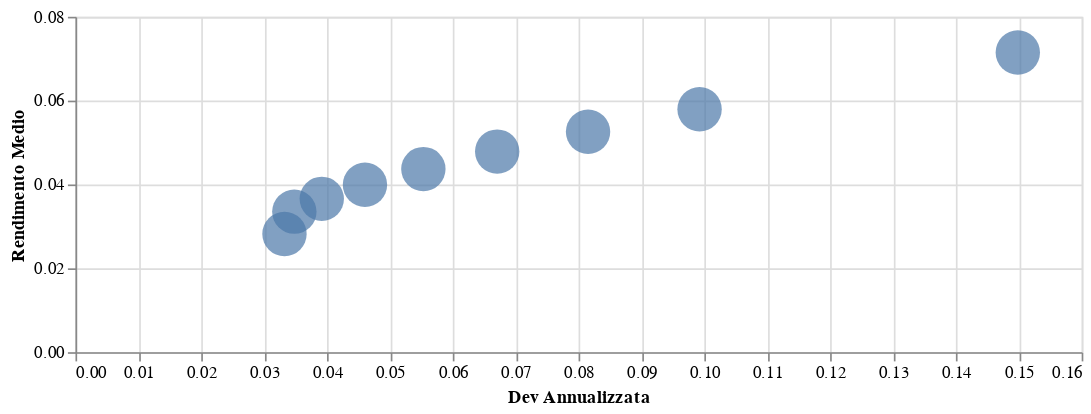

Here is the notebook cell this chart was saved with:
### Markdown cell above
#### Un grafico può essere associato ad una tabella, e il grafico reso interattivo

### Code cell
from zeep import Client
import pandas as pd
import pandas_datareader as pdr
import datetime 
import numpy as np
import altair as alt
alt.renderers.enable('html')

ISIN = ['LU0115769746', 'IT0000380045']

client = Client('http://ws.bbfinance.net/_bnb_ws/bnb_ws.wsdl') #4G58NHO2VNH3RJD9
LOGIN = client.service.Login("fabrizio.monge@gmail.com", "PMuxLBzkFvRib21")
TOK = LOGIN.LOGIN_RESPONSE.token
A = client.service.GetHistoryFromDate(TOK,"SP", "LU0115769746","2005-1-1","")
length = len(A.QUOTES2)

lista1=[]
lista2=[]

for i in range (length):
  data = A.QUOTES2[i].d
  # prezzo = A.QUOTES2[i].c
  lista1.append(data)
  # lista2.append(prezzo)

df = pd.DataFrame(index = lista1)
df.index = pd.to_datetime(df.index)
df = df.resample('M').last()

for isin in ISIN:

    A = client.service.GetHistoryFromDate(TOK,"SP", isin,"2005-1-1","")
    length = len(A.QUOTES2)

    lista1=[]
    lista2=[]

    for i in range (length):
      data = A.QUOTES2[i].d
      prezzo = A.QUOTES2[i].c
      lista1.append(data)
      lista2.append(prezzo)

    df_add = pd.DataFrame(lista2, index = lista1, columns=[isin])
    df_add.index = pd.to_datetime(df_add.index)
    df_add = df_add.resample('M').last()
    df = df.join(df_add)

data = df.dropna()
    
data=data.resample('M').last()



data=data.dropna()

data['portafoglio 80-20']=(data['IT0000380045']*0.2+data['LU0115769746']*0.8)
data['portafoglio 70 30']=(data['IT0000380045']*0.3+data['LU0115769746']*0.7)
data['portafoglio 60 40']=(data['IT0000380045']*0.4+data['LU0115769746']*0.6)
data['portafoglio 50 50']=(data['IT0000380045']*0.5+data['LU0115769746']*0.5)
data['portafoglio 40 60']=(data['IT0000380045']*0.6+data['LU0115769746']*0.4)
data['portafoglio 30 70']=(data['IT0000380045']*0.7+data['LU0115769746']*0.3)
data['portafoglio 20 80']=(data['IT0000380045']*0.8+data['LU0115769746']*0.2)
    
data_log = np.log(data/data.shift(1))

report = pd.DataFrame(np.exp(data_log.mean()*12)-1, columns=['Rendimento Medio'])

report2 =pd.DataFrame(data_log.std()*(12**(1/2)), columns=['Dev Annualizzata'])
report = report.join(report2)
display(report)

report = report.reset_index(drop=False)

fig1 = alt.Chart(report).mark_circle(size=700).encode(x='Dev Annualizzata', y='Rendimento Medio',tooltip=['index','Rendimento Medio', 'Dev Annualizzata']).properties(height=200, width=600).interactive()
fig1

### Figure 1 — Vega-Lite specification as saved in the notebook (floating-point values rounded to 4 significant figures)
{"config": {"view": {"continuousWidth": 400, "continuousHeight": 300}}, "data": {"name": "data-ef5aa3212c5b5fe219fc40bf37d21da0"}, "mark": {"type": "circle", "size": 700}, "encoding": {"tooltip": [{"type": "nominal", "field": "index"}, {"type": "quantitative", "field": "Rendimento Medio"}, {"type": "quantitative", "field": "Dev Annualizzata"}], "x": {"type": "quantitative", "field": "Dev Annualizzata"}, "y": {"type": "quantitative", "field": "Rendimento Medio"}}, "height": 200, "selection": {"selector005": {"type": "interval", "bind": "scales", "encodings": ["x", "y"]}}, "width": 600, "$schema": "https://vega.github.io/schema/vega-lite/v4.8.1.json", "datasets": {"data-ef5aa3212c5b5fe219fc40bf37d21da0": [{"index": "LU0115769746", "Rendimento Medio": 0.07148, "Dev Annualizzata": 0.1498}, {"index": "IT0000380045", "Rendimento Medio": 0.02819, "Dev Annualizzata": 0.03324}, {"index": "portafoglio 80-20", "Rendimento Medio": 0.05795, "Dev Annualizzata": 0.09924}, {"index": "portafoglio 70 30", "Rendimento Medio": 0.05257, "Dev Annualizzata": 0.08151}, {"index": "portafoglio 60 40", "Rendimento Medio": 0.04785, "Dev Annualizzata": 0.06706}, {"index": "portafoglio 50 50", "Rendimento Medio": 0.04367, "Dev Annualizzata": 0.05532}, {"index": "portafoglio 40 60", "Rendimento Medio": 0.03993, "Dev Annualizzata": 0.04603}, {"index": "portafoglio 30 70", "Rendimento Medio": 0.03657, "Dev Annualizzata": 0.03917}, {"index": "portafoglio 20 80", "Rendimento Medio": 0.03352, "Dev Annualizzata": 0.0348}]}}
